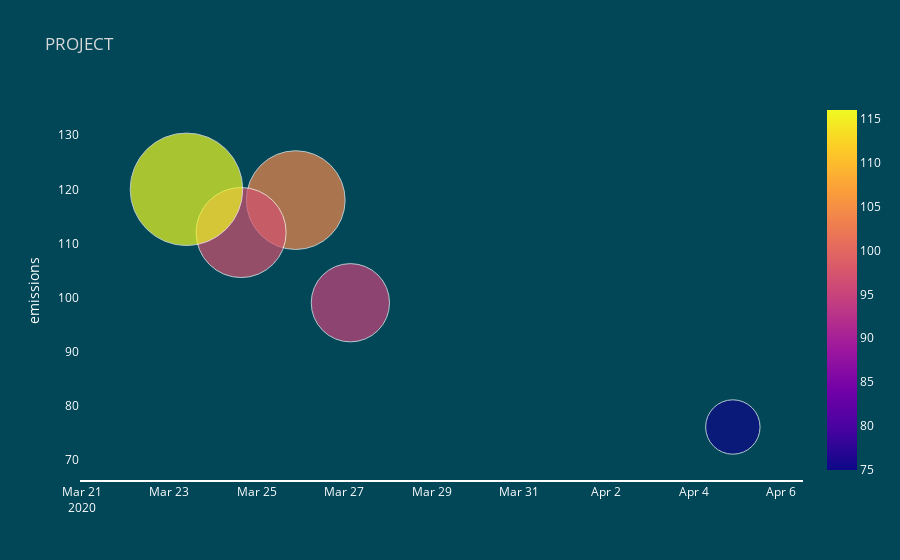

Write notebook code for a chart like this one.
### Markdown cell above
<font size= 3>Je ne vais évidemment pas garder ce fond rose.<br> </br>

On va maintenant s'occuper des axes avec <b> update_xaxes</b> et <b> update_yaxes</b><br><br>

Dans le cas présent pour aérer le graphique, je vais supprimer la grille en passant l'argument <b>showgrid</b> en False. <br>
Je ne vais garder qu'une ligne pour faire le socle du graphique avec les argument <b> showline</b>, <b>linewidth</b>, et <b> linecolor</b> <br>
Pour rendre la compréhension du graphique plus immédiate j'ajouter un titre à l'axe des y.
</font>

### Code cell
fig= go.Figure(
go.Scatter(x=df.timestamp, y=df.emissions, mode='markers', 
               #taille des markers
               marker_size=df.duration, marker_sizeref=2.*max(df.duration)/(15**2), marker_sizemin=10, #marker_line=dict(width=2, color='red')
                #couleur des markers
               marker_color=df.energy_consumed, marker_showscale=True,
               #hover 
               text= df.project_name ,
                hovertemplate="<b>%{text}</b><br><br>"+"emissions:%{y} kg eq. CO2<br>"+
               "Energy consumed :%{marker.color} kWh <br>"+ "duration: %{marker.size} min<extra></extra>"#<extra></extra> is used to remove the side box of the hover
))

fig.update_layout(
        title_text= "PROJECT ",
        title_font_color= titleColor,
        font= dict(color='white'),
        paper_bgcolor=darkgreen,
        plot_bgcolor=darkgreen,
        )
fig.update_xaxes(showgrid=False, showline=True, linewidth=2, linecolor='white',)
fig.update_yaxes(showgrid=False,  title="emissions")

fig.show()

### Figure 1 — Plotly figure (JSON) as saved in the notebook; plotly's stock layout.template omitted (floating-point values rounded to 4 significant figures)
{"data": [{"hovertemplate": "<b>%{text}</b><br><br>emissions:%{y} kg eq. CO2<br>Energy consumed :%{marker.color} kWh <br>duration: %{marker.size} min<extra></extra>", "marker": {"color": [104, 75, 97, 116, 95], "showscale": true, "size": [695, 383, 634, 792, 551], "sizemin": 10, "sizeref": 7.04}, "mode": "markers", "text": ["project_alpha", "project_beta", "project_delta", "project_gamma", "project_theta"], "type": "scatter", "x": ["2020-03-25T21:26:11", "2020-04-04T21:26:11", "2020-03-24T15:26:11", "2020-03-23T09:26:11", "2020-03-27T03:26:11"], "y": [118, 76, 112, 120, 99]}], "layout": {"font": {"color": "white"}, "paper_bgcolor": "#024758", "plot_bgcolor": "#024758", "title": {"font": {"color": "#d8d8d8"}, "text": "PROJECT "}, "xaxis": {"linecolor": "white", "linewidth": 2, "showgrid": false, "showline": true}, "yaxis": {"showgrid": false, "title": {"text": "emissions"}}}}
